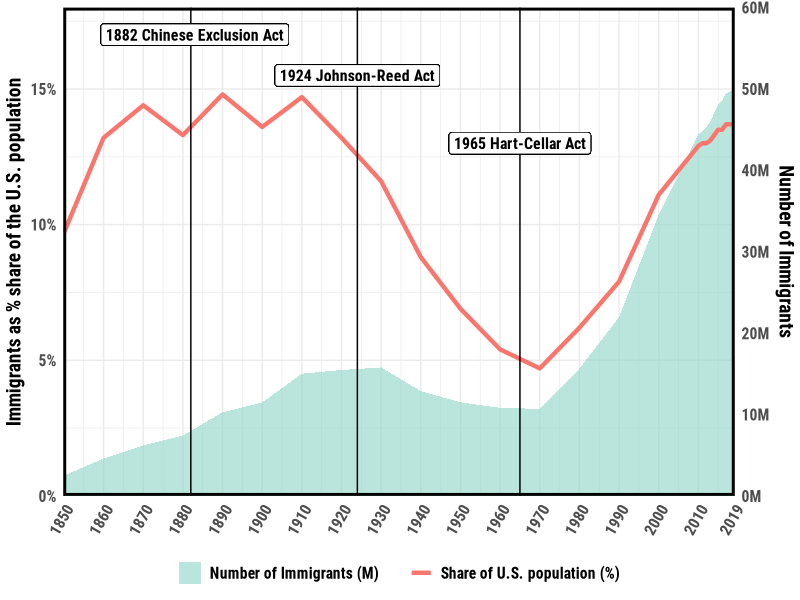
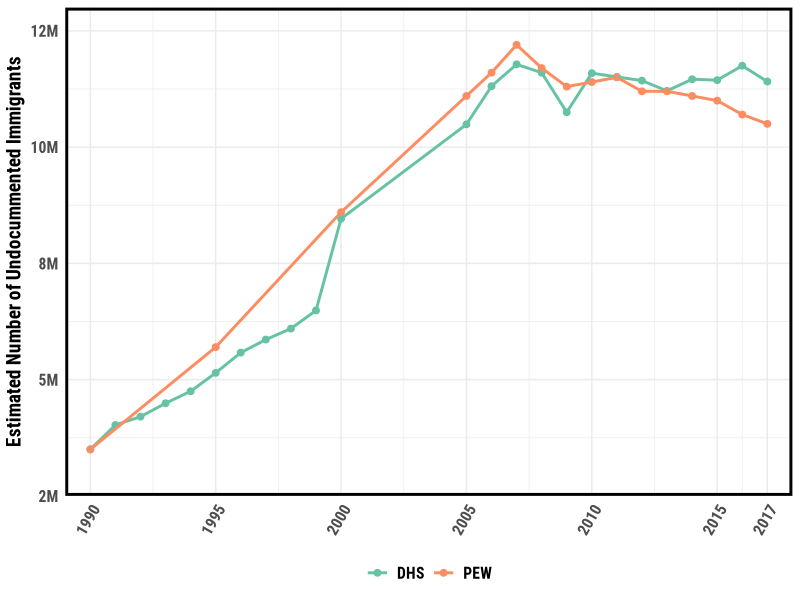
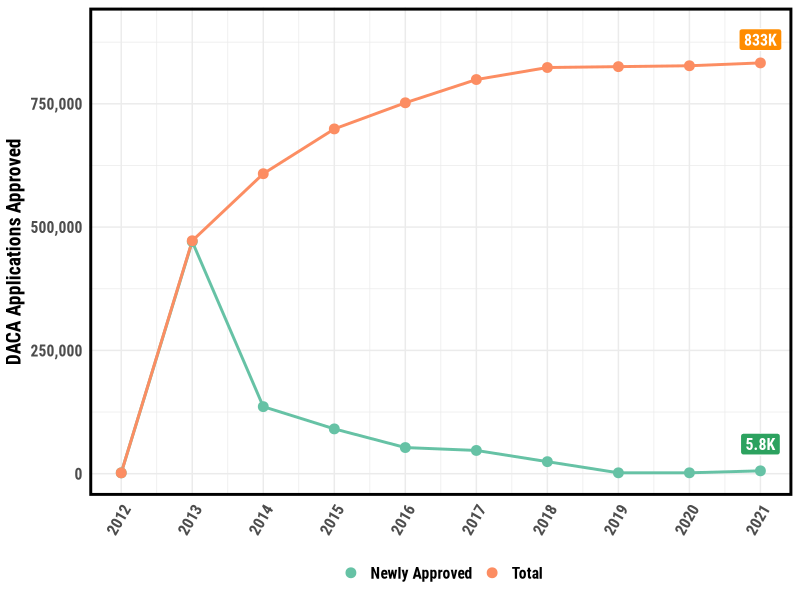

These figures' R source, in order:
setwd("~/Shared/dissertation/introduction")

library(tidyverse)
library(scales)

# data from
# https://www.migrationpolicy.org/programs/data-hub/charts/immigrant-population-over-time

foreign_born_data <- 
  read_csv("share.csv") 

foreign_born_data %>%
  ggplot(
    aes(
      x = year
    )
  ) +
  geom_area(
    aes(
      y = count/3000000,
      fill = "Number of Immigrants (M)"
    ),
    alpha = .6
  ) +
  geom_line(
    aes(
      y = share,
      color = "Share of U.S. population (%)"
    ),
    size = 1.5,
  ) +
  
  scale_x_continuous(
    expand = c(0, 0),
    breaks = c(seq(1850 , 2020, 10), 2019)
  ) +
  scale_y_continuous(
    expand = c(0, 0),
    name = "Immigrants as % share of the U.S. population",
    limits = c(0, 18),
    labels = label_number(accuracy = 1, suffix = "%"),
    sec.axis = 
      sec_axis(~ ./3000000,
               name = "Number of Immigrants",
               labels = function(x) paste0(x*10000000, "M"))
  ) +
  geom_vline(
    xintercept = 1882
  ) +
  geom_label(
    aes(
      x = 1883,
      y = 17,
      label = "1882 Chinese Exclusion Act"
    ),
    family = "Roboto Condensed",
    size = 4, 
    fontface = "bold"
  ) +
  geom_vline(
    xintercept = 1924
  ) +
  geom_label(
    aes(
      x = 1924,
      y = 15.5,
      label = "1924 Johnson-Reed Act"
    ),
    family = "Roboto Condensed",
    size = 4, 
    fontface = "bold"
  ) +
  geom_vline(
    xintercept = 1965
  ) +
  geom_label(
    aes(
      x = 1965,
      y = 13,
      label = "1965 Hart-Cellar Act"
    ),
    family = "Roboto Condensed",
    size = 4, 
    fontface = "bold"
  ) +
  scale_fill_brewer(palette = "Set3") +
  theme_minimal() +
  theme(
    legend.title = element_blank(),
    legend.position = "bottom",
    axis.title.x = element_blank(),
    text = element_text(family = "Roboto Condensed", size = 14, face = "bold"),
    axis.title.y.left = element_text(vjust = 1.5),
    axis.title.y.right = element_text(vjust = 1.5),
    axis.text.x = element_text(angle = 60, hjust = 1),
    panel.border = element_rect(colour = "black", fill=NA, size=2)
  ) 



# unauthorized


undocumented_data <- tibble::tribble(
                  ~year,      ~dhs,      ~pew,
                  1990L,  3500000L,  3500000L,
                  1991L,  4025000L,        NA,
                  1992L,  4204000L,        NA,
                  1993L,  4492000L,        NA,
                  1994L,  4750000L,        NA,
                  1995L,  5146000L,  5700000L,
                  1996L,  5581000L,        NA,
                  1997L,  5862000L,        NA,
                  1998L,  6098000L,        NA,
                  1999L,  6488000L,        NA,
                  2000L,  8460000L,  8600000L,
                  2001L,        NA,        NA,
                  2002L,        NA,        NA,
                  2003L,        NA,        NA,
                  2004L,        NA,        NA,
                  2005L, 10490000L, 11100000L,
                  2006L, 11310000L, 11600000L,
                  2007L, 11780000L, 12200000L,
                  2008L, 11600000L, 11700000L,
                  2009L, 10750000L, 11300000L,
                  2010L, 11590000L, 11400000L,
                  2011L, 11510000L, 11500000L,
                  2012L, 11430000L, 11200000L,
                  2013L, 11210000L, 11200000L,
                  2014L, 11460000L, 11100000L,
                  2015L, 11440000L, 11000000L,
                  2016L, 11750000L, 10700000L,
                  2017L, 11410000L, 10500000L
                  )

undocumented_data %>%
  rename(
    DHS = dhs,
    PEW = pew
  ) %>%
  pivot_longer(
    cols = -year
  ) %>% 
  drop_na() %>%
  ggplot(
    aes(
      x = year,
      y = value,
      color = as.factor(name),
      #group = value
    )
  ) +
  geom_point(size = 2) +
  geom_line(size = 1) +
  scale_x_continuous(
    expand = c(0, 0),
    limits = c(1989, 2018),
    breaks = c(seq(1990, 2017, 5), 2017)
  ) +
  scale_y_continuous(
    name = "Estimated Number of Undocummented Immigrants",
    expand = c(0, 0),
    limits = c(2500000, 13000000),
    label = number_format(scale = .000001, accuracy = 1, suffix = "M")
  ) +
  scale_color_brewer(palette = "Set2") +
  theme_minimal() +
  theme(
    legend.title = element_blank(),
    legend.position = "bottom",
    axis.title.x = element_blank(),
    text = element_text(family = "Roboto Condensed", size = 14, face = "bold"),
    axis.title.y.left = element_text(vjust = 1.5),
    axis.title.y.right = element_text(vjust = 1.5),
    axis.text.x = element_text(angle = 60, hjust = 1),
    panel.border = element_rect(colour = "black", fill=NA, size=2)
  ) 
  




#### DACA applications

daca_data <- 
  tibble::tribble(
    ~year,     ~type, ~approved,
    2012L, "Initial",      1684,
    2013L, "Initial",    470598,
    2014L, "Initial",    135921,
    2014L, "Renewal",     22234,
    2015L, "Initial",     90827,
    2015L, "Renewal",    419502,
    2016L, "Initial",     52992,
    2016L, "Renewal",    145821,
    2017L, "Initial",     47132,
    2017L, "Renewal",    414777,
    2018L, "Initial",     24381,
    2018L, "Renewal",    294960,
    2019L, "Initial",      1775,
    2019L, "Renewal",    385670,
    2020L, "Initial",      1792,
    2020L, "Renewal",    292916,
    2021L, "Initial",      5779,
    2021L, "Renewal",    217626
    )

daca_data %>%
  filter(
    type == "Initial"
  ) %>%
  mutate(Total = cumsum(approved)) %>%
  rename(`Newly Approved` = approved) %>%
  pivot_longer(
    cols = c(-year, -type)
  ) %>%
  mutate(
    name = as.factor(name)
  ) %>%
  ggplot(
    aes(
      x = year,
      y = value,
      color = name
    )
  ) +
  geom_line(size = 1, show.legend = FALSE) +
  geom_point(size = 3) +
  geom_label(
    aes(
      x = 2021,
      y = 880000
    ),
    label = "833K",
    show.legend = FALSE,
    family = "Roboto Condensed",
    size = 4, 
    fontface = "bold",
    fill = "darkorange",
    color = "white"
  ) +
  geom_label(
    aes(
      x = 2021,
      y = 60000
    ),
    label = "5.8K",
    show.legend = FALSE,
    family = "Roboto Condensed",
    size = 4, 
    fontface = "bold",
    fill = "#2ca25f",
    color = "white"
  ) +
  scale_x_continuous(
   # expand = c(0, 0),
    limits = c(2012, 2021),
    breaks = c(seq(2012, 2021, 1))
  ) +
  scale_y_continuous(
    name = "DACA Applications Approved",
  #  expand = c(0, 0),
    limits = c(0, 900000),
    label = number_format(big.mark = ",")
  ) +
  scale_color_brewer(palette = "Set2") +
  theme_minimal() +
  theme(
    legend.title = element_blank(),
    legend.position = "bottom",
    axis.title.x = element_blank(),
    text = element_text(family = "Roboto Condensed", size = 14, face = "bold"),
    axis.title.y.left = element_text(vjust = 1.5),
    axis.title.y.right = element_text(vjust = 1.5),
    axis.text.x = element_text(angle = 60, hjust = 1),
    panel.border = element_rect(colour = "black", fill=NA, size=2)
  ) 
